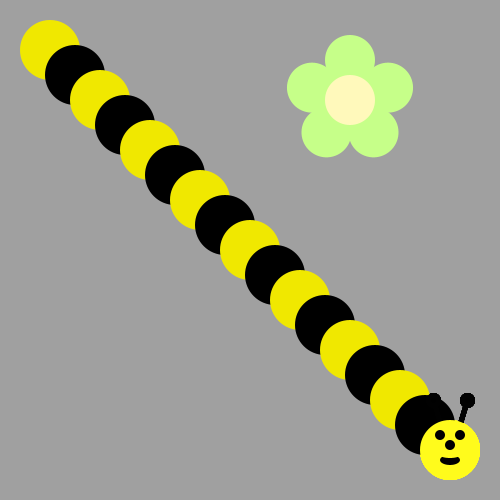
Frame 1 (no input)
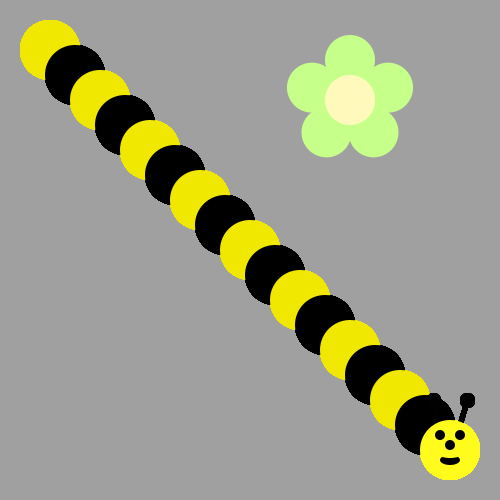
Frame 60 (the mouse pressed at the canvas centre just before this capture)
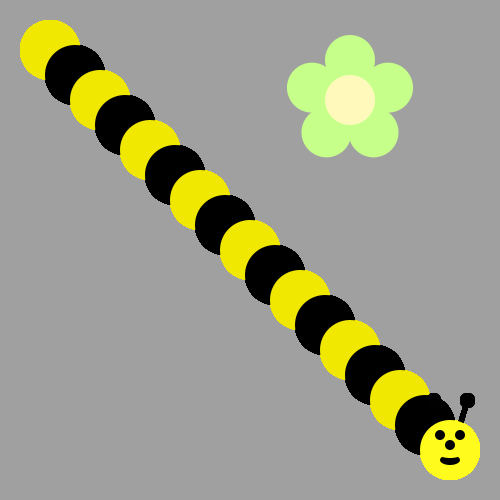
Frame 120 (the mouse held since frame 60 and released just before this capture)

The Processing sketch that drew these frames (run headless with seeded random() and noise(); from frame 60 on, the mouse is pressed at the canvas centre):

// Processing sketch: BumbleBee
// ── BumbleBee.pde
void draw() {
  
  for(int x = 50; x<425;  x= x+50)  {
    
    fill(#F0E800);
    ellipse(x, x, 60, 60);
    
    fill(#000000);
    ellipse(x+25, x+25, 60, 60);
    
   drawBeeFace(450, 450);
    
  }
  
}

void drawFlower(int x, int y) {
     noStroke();
     translate(x, y);
     // draw 5 petals, rotating after each one<
     fill(#c6ff89);      // green
      for (int i = 0; i < 5; i++) {
           ellipse(0, -40, 50, 50);
          rotate(radians(72));
     }
     fill(#fff9bb); // light yellow
     ellipse(0, 0, 50, 50);
} 
void drawBeeFace(int BeeFaceX, int BeeFaceY) {
     noStroke();
     fill(0, 0, 0);
     stroke(1);
     strokeWeight(5);
     line(BeeFaceX-10, BeeFaceY-27, BeeFaceX-17, BeeFaceY-50);
     line(BeeFaceX+10, BeeFaceY-27, BeeFaceX+17, BeeFaceY-50);
     ellipse(BeeFaceX-17, BeeFaceY-50, 10, 10);
     ellipse(BeeFaceX+17, BeeFaceY-50, 10, 10);
     noStroke();
     fill(255, 251, 28);
     ellipse(BeeFaceX, BeeFaceY, 60, 60); // face
     fill(255, 237, 209);
     fill(0,0,0);
      ellipse(BeeFaceX-10, BeeFaceY-15, 10, 10); // eyes
     ellipse(BeeFaceX+10, BeeFaceY-15, 10, 10);
      ellipse(BeeFaceX, BeeFaceY-5, 10, 10); // nose
      ellipse(BeeFaceX, BeeFaceY+10, 20, 10);// mouth
     fill(255, 251, 28);
     ellipse(BeeFaceX, BeeFaceY+5, 20, 6);
}

void setup() {
     ellipseMode(CENTER);
     size(500, 500);
     background(160, 160, 160);
      drawFlower(350, 100);
}
